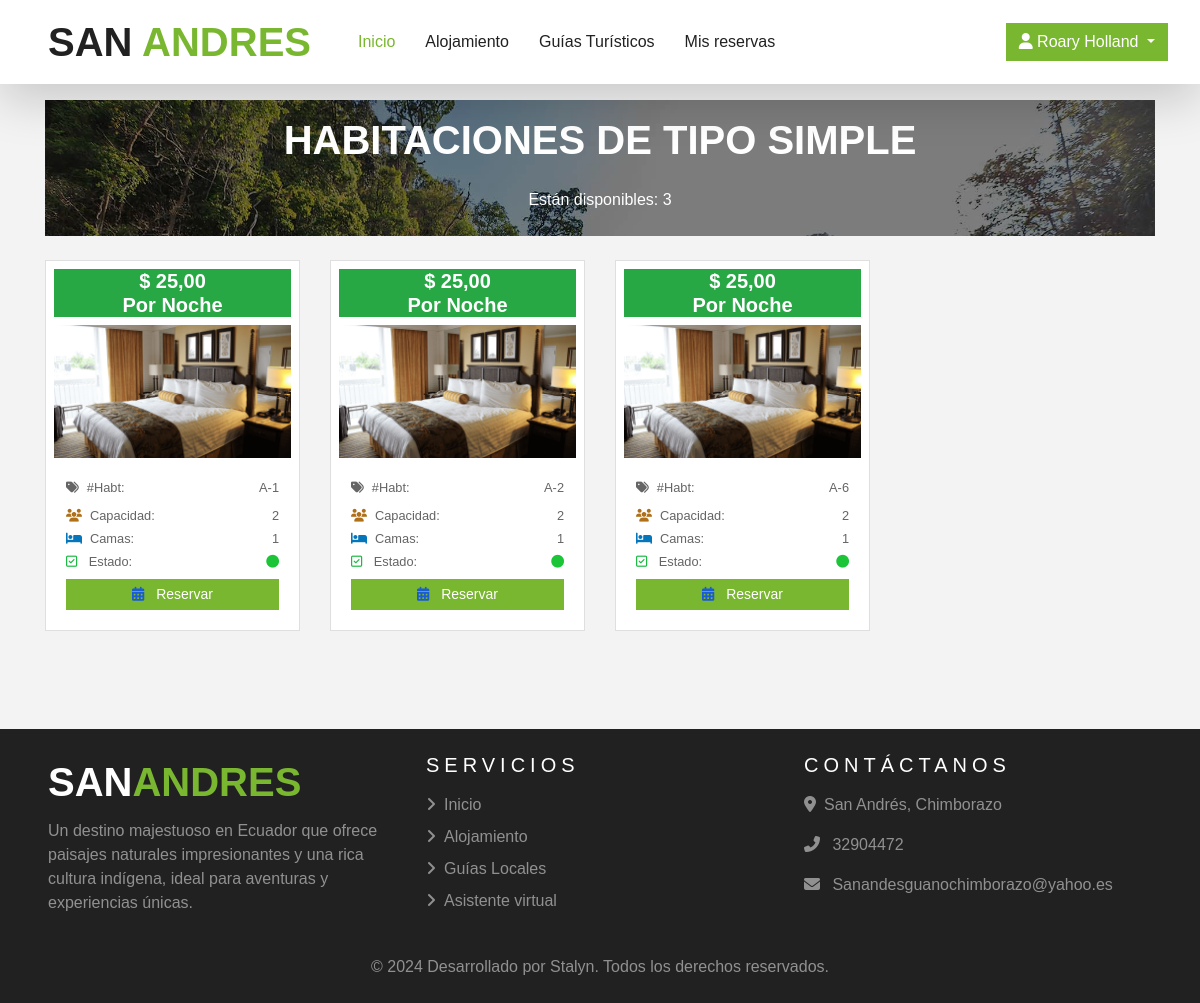
Screenshot of /detalle/2/tipos-alojamiento/6/ (signed in) with the database file from the repository.
### userauths/models.py (models this page shows, shortened)
class Usuario(AbstractUser):
    full_name = models.CharField(max_length=500, null=True, blank=True)
    username = models.CharField(max_length=500, unique=True)
    email = models.EmailField(unique=True)
    telefono = models.CharField(max_length=30, null=True, blank=True, unique=True)
    USERNAME_FIELD = 'email'
    REQUIRED_FIELDS = ['username']

### alojamiento/models.py (models this page shows, shortened)
class TipoAlojamiento(models.Model):
    alojamiento = models.ForeignKey(Alojamiento, on_delete=models.CASCADE)
    tipo = models.CharField(max_length=1000)
    precio = models.DecimalField(max_digits=12, decimal_places=2, default=0.00,validators=[MinValueValidator(0)])
    imagen_1 = models.FileField(upload_to="galeria_tipo_alojamiento", null=False, blank=False)
    numero_camas = models.PositiveSmallIntegerField(default=0, validators=[MinValueValidator(0)])
    capacidad = models.PositiveSmallIntegerField(default=0, validators=[MinValueValidator(0)])
    class Meta:
        verbose_name_plural = "Tipo Alojamiento"

class Habitacion(models.Model):
    alojamiento = models.ForeignKey(Alojamiento, on_delete=models.CASCADE)
    alojamiento_tipo = models.ForeignKey(TipoAlojamiento, on_delete=models.CASCADE)
    numero_habitacion = models.CharField(max_length=1000, unique=True)
    descripcion = models.TextField(null=True, blank= True)
    disponible = models.BooleanField(default=True)
    class Meta:
        verbose_name_plural = "Habitaciones"

### alojamiento/views.py (the view)
# urls.py: path("detalle/<int:pk>/tipos-alojamiento/<int:ta_pk>/", views.tipos_alojamiento_detalle, name="tipos_alojamiento_detalle"),
@login_required(login_url="userauths:sign-in")
def tipos_alojamiento_detalle(request, pk, ta_pk):
    alojamiento = Alojamiento.objects.get(estado="Aprobado", pk=pk)
    tipos_alojamiento = TipoAlojamiento.objects.get(alojamiento=alojamiento, pk=ta_pk)
    habitaciones = Habitacion.objects.filter(alojamiento_tipo=tipos_alojamiento, disponible=True)
    id= request.GET.get("alojamiento-id")
    fecha_ingreso = request.GET.get("fecha_ingreso")
    fecha_salida = request.GET.get("fecha_salida")
    num_adultos = request.GET.get("num_adultos")
    num_ninos = request.GET.get("num_ninos")
    context = {
        "alojamiento": alojamiento,
        "tipos_alojamiento": tipos_alojamiento,
        "habitaciones": habitaciones,
        "fecha_ingreso": fecha_ingreso,
        "fecha_salida": fecha_salida,
        "num_adultos": num_adultos,
        "num_ninos": num_ninos,
    }
    return render(request, "alojamiento/tipos_alojamiento_detalle.html", context)

### templates/alojamiento/tipos_alojamiento_detalle.html (shortened to what this page needs)
{% extends 'base.html' %}
{% load static %}
{% block content %}
<div class="container">
    <div class="row">
        <div class="col-12">
            <div class="bg-light mt-3 text-center pb-4 bg-registration">
                <div>
                    <h1 class="font-weight-bolder text-uppercase text-center text-light py-3">
                        Habitaciones de tipo {{tipos_alojamiento.tipo}}
                    </h1>
                </div>
                <span class="text-light">
                    Están disponibles: {{habitaciones.count}}
                </span>
            </div>
        </div>
    </div>
    <div class="row mt-3">
<div class="col-lg-12 ">
    <div class="row row-cols-1 row-cols-md-4 g-4">
        {% for habitacion in habitaciones %}
        <div class="col py-2">
            <div class="card h-100">
                <div class="text-center">
                    <h5 class="mt-2 text-center font-weight-bolder bg-success text-light ml-2 mr-2">
                        $ {{tipos_alojamiento.precio}} <br />
                        Por Noche
                    </h5>
                </div>
                <img src="{{tipos_alojamiento.imagen_1.url}}" class="card-img-top px-2" alt="..." />
                <div class="card-body">
                    <div>
                        <div class="d-flex justify-content-between small">
                            <div class="d-flex align-items-center"><i class="fa-solid fa-tags mr-2"></i>#Habt:</div>
                            <div class="">
                                {{ habitacion.numero_habitacion }}
                            </div>
                        </div>
                        <div class="small d-flex justify-content-between mt-2">
                            <div><i class="fa-solid fa-users mr-2" style="color: #af7018;"></i>Capacidad:</div>
                            <div>
                                {{tipos_alojamiento.capacidad}}
                            </div>
                        </div>
                        <div class="small d-flex justify-content-between mt-1">
                            <div><i class="fa-solid fa-bed mr-2" style="color: #0676bc;"></i>Camas:</div>
                            <div>
                                {{tipos_alojamiento.numero_camas}}
                            </div>
                        </div>
                        <div class="small d-flex justify-content-between mt-1">
                            <div><i class="fa-regular fa-square-check mr-2" style="color: #1cba43;"></i> Estado:</div>
                            <div>
                                {{habitacion.disponibles}} <i class="fa-solid fa-circle" style="color: #1bc537;"></i>
                            </div>
                        </div>
                        <a href="{% url 'reservacion:mi-reserva' %}?habitacion_id={{ habitacion.id }}&num_habitacion={{ habitacion.numero_habitacion }}" class="mt-2 btn btn-primary btn-sm btn-lg btn-block add-to-selection">
                            <i class="fa-solid fa-calendar-days mr-2" style="color: #1a5dd1;"></i> Reservar
                        </a>
                    </div>
                </div>
            </div>
        </div>
        {% endfor %}
    </div>
</div>
    </div>
</div>
{% endblock %}

### templates/base.html (shortened to what this page needs)
{% load static %}
<!DOCTYPE html>
<html lang="en">
<head>
    <link href="https://cdnjs.cloudflare.com/ajax/libs/font-awesome/5.10.0/css/all.min.css" rel="stylesheet" />
    <link rel="stylesheet" href="https://cdnjs.cloudflare.com/ajax/libs/font-awesome/6.5.2/css/all.min.css">
    <link href="{% static 'css/style.css' %}" rel="stylesheet" />
    <link rel="stylesheet" type="text/css" href="https://cdn.datatables.net/responsive/2.2.9/css/responsive.bootstrap5.css"/>
</head>
<body>
    <div class="container-fluid position-relative nav-bar p-0">
        <div class="container-fluid position-relative p-0" style="z-index: 9;">
            <nav class="navbar navbar-expand-lg bg-light navbar-light shadow-lg py-3 py-lg-0 pl-3 pl-lg-5">
                <a href="/" class="navbar-brand">
                    <h1 class="m-0 text-primary"><span class="text-dark">SAN </span>ANDRES</h1>
                </a>
                <div class="collapse navbar-collapse justify-content-between px-3" id="navbarCollapse">
                    <div class="navbar-nav mr-auto py-0">
                        <a href="/" class="nav-item nav-link active">Inicio</a>
                        <a href="{% url 'alojamiento:ver_alojamientos_detalle' %}" class="nav-item nav-link">Alojamiento</a>
                        <a href="{% url 'guias:ver_guias' %}" class="nav-item nav-link">Guías Turísticos</a>
                        {% if user.is_authenticated %}
                            <a href="{% url 'reservacion:mis_reservas' %}" class="nav-item nav-link">Mis reservas</a>
                        {% endif %}
                    </div>
                    <div class="navbar-nav ml-2">
                        {% if user.is_authenticated %}
                            <div class="btn-group">
                                <button type="button" class="btn btn-primary shadow-none dropdown-toggle" data-toggle="dropdown" aria-haspopup="true" aria-expanded="false">
                                    <i class="fas fa-user"></i> {{ user.full_name }}
                                </button>
                            </div>
                        {% else %}
                        <div class="d-flex flex-wrap">
                            <a href="{% url 'userauths:sign-in' %}" class="btn btn-primary shadow-none me-2 mb-2" style="margin-right: 10px;">Iniciar Sesión</a>
                            <a href="{% url 'userauths:sign-up' %}" class="btn btn-primary shadow-none mb-2">Registrarse</a>
                        </div>
                        {% endif %}
                    </div>
                </div>
            </nav>
        </div>
    </div>
    {% block content %} {% endblock %}
    <div class="container-fluid bg-dark text-white-50 py-4 px-sm-3 px-lg-5" style="margin-top: 90px;">
        <div class="row">
            <div class="col-lg-4 col-md-6 mb-4">
                <a href="" class="navbar-brand">
                    <h1 class="text-primary"><span class="text-white">SAN</span>ANDRES</h1>
                </a>
                <p>Un destino majestuoso en Ecuador que ofrece paisajes
                     naturales impresionantes y una rica cultura indígena,
                     ideal para aventuras y experiencias únicas.
                    </p>
            </div>
            <div class="col-lg-4 col-md-6 mb-4 ">
                <h5 class="text-white text-uppercase mb-3" style="letter-spacing: 5px;">Servicios</h5>
                <div class="d-flex flex-column justify-content-start">
                    <a class="text-white-50 mb-2" href="/"><i class="fa fa-angle-right mr-2"></i>Inicio</a>
                    <a class="text-white-50 mb-2" href="{% url 'alojamiento:ver_alojamientos_detalle' %}"><i class="fa fa-angle-right mr-2"></i>Alojamiento</a>
                    <a class="text-white-50 mb-2" href="{% url 'guias:ver_guias' %}"><i class="fa fa-angle-right mr-2"></i>Guías Locales</a>
                    <a class="text-white-50 mb-2" ><i class="fa fa-angle-right mr-2"></i>Asistente virtual</a>
                </div>
            </div>
            <div class="col-lg-4 col-md-6 mb-4">
                <h5 class="text-white text-uppercase mb-3" style="letter-spacing: 5px;">Contáctanos</h5>
                <p><i class="fa fa-map-marker-alt mr-2"></i>San Andrés, Chimborazo</p>
                <p><i class="fa fa-phone-alt mr-2"></i> 32904472</p>
                <p><i class="fa fa-envelope mr-2"></i> Sanandesguanochimborazo@yahoo.es</p>
            </div>
        </div>
        <p class="m-0 text-center">© 2024 Desarrollado por Stalyn. Todos los derechos reservados.</p>
    </div>
</body>
</html>

### rows the page displays
Usuario: full_name "Roary Holland"
TipoAlojamiento: tipo "SIMPLE", precio "25,00", capacidad "2", numero_camas "1"
Habitacion: imagen_1 (picture), numero_habitacion "A-1"
Habitacion: imagen_1 (picture), numero_habitacion "A-2"
Habitacion: imagen_1 (picture), numero_habitacion "A-6"

### other values shown
{{ habitaciones.count }} "3"
